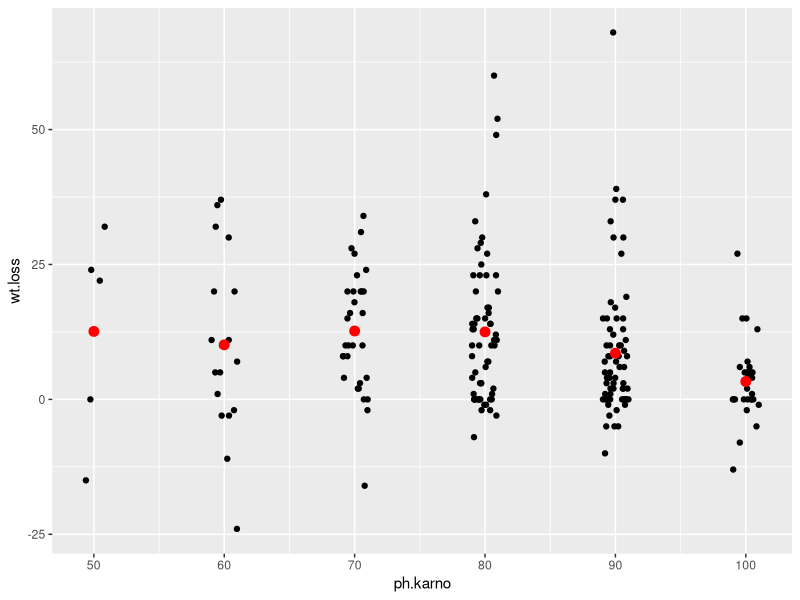

Generate this figure with R:
## ---- chunk 1
#| label: setup
#| echo: true

library(tidyverse)

lung <- survival::lung
## ---- chunk 2
#| label: q1a

# your code here
lung_complete <- lung[complete.cases(lung[, c("wt.loss", "ph.karno")]), ]

ggplot(lung_complete, aes(x = ph.karno, y = wt.loss)) +
  geom_jitter(width = 1, height = 0) +
  stat_summary(fun = mean, geom = "point", color = "red", size = 3)
## ---- chunk 3
#| label: q1b

# your code here
x <- lung_complete$ph.karno
y <- lung_complete$wt.loss

Sxx <- sum((x - mean(x))^2)
Sxy <- sum((x - mean(x)) * (y - mean(y)))

beta1_hand <- Sxy / Sxx
beta0_hand <- mean(y) - beta1_hand * mean(x)

fit <- lm(wt.loss ~ ph.karno, data = lung_complete)
coef(fit)

X <- cbind(1, x)
beta_matrix <- solve(t(X) %*% X) %*% t(X) %*% y
beta_matrix

cat("\nSxx =", Sxy)
cat("\nSxy =", Sxy)
cat("\nSlope =", beta1_hand)
cat("\nIntercept =", beta0_hand)
## ---- chunk 4
#| label: q1c

# your code here
coef(fit)

fit_centered <- lm(wt.loss ~ I(ph.karno - 80), data = lung_complete)
coef(fit_centered)
## ---- chunk 5
#| label: q2a

# your code here
e <- residuals(fit)
n <- length(e)
SSE <- sum(e^2)
sigma2_hat <- SSE / (n - 2)
SE_beta1 <- sqrt(sigma2_hat / Sxx)

SE_beta0 <- sqrt(sigma2_hat * (1/n + mean(x)^2 / Sxx))

cat("\nSSE =", SSE)
cat("\nEstimated error variance =", sigma2_hat)
cat("\nStandard error of intercept =", SE_beta0)
cat("\nStandard error of slope =", SE_beta1)

summary(fit)
## ---- chunk 6
#| label: q2d

# your code here
fit_sex <- lm(wt.loss ~ sex, data = lung)
summary(fit_sex)

## ---- chunk 7
#| label: q3-given
#| echo: true

x_sim <- rep(1:10, times = 2)
n_sim <- length(x_sim)
beta0 <- 5
beta1 <- 1
## ---- chunk 8
#| label: q3a

# your code here

## ---- chunk 9
#| label: q3bi

# your code here

## ---- chunk 10
#| label: q4b

# your code here

## ---- chunk 11
#| label: q4c

# your code here

## ---- chunk 12
#| label: q4d

# your code here

## ---- chunk 13
#| label: q4f

# your code here

## ---- chunk 14
#| label: appendix
#| results: asis

# Chunks that were given to you rather than written by you.
given <- c("setup", "q3-given", "appendix")

pretty <- function(l) {
  m <- regmatches(l, regexec("^q([0-9]+)([a-z]?)$", l))[[1]]
  if (length(m) == 3) {
    paste0("Question ", m[2], if (nzchar(m[3])) paste0(" (", m[3], ")") else "")
  } else l
}

for (l in setdiff(knitr::all_labels(), given)) {
  code <- knitr::knit_code$get(l)
  if (!length(code)) next
  cat("\n\n**", pretty(l), "**\n\n", sep = "")
  cat("```r\n", paste(code, collapse = "\n"), "\n```\n", sep = "")
}
